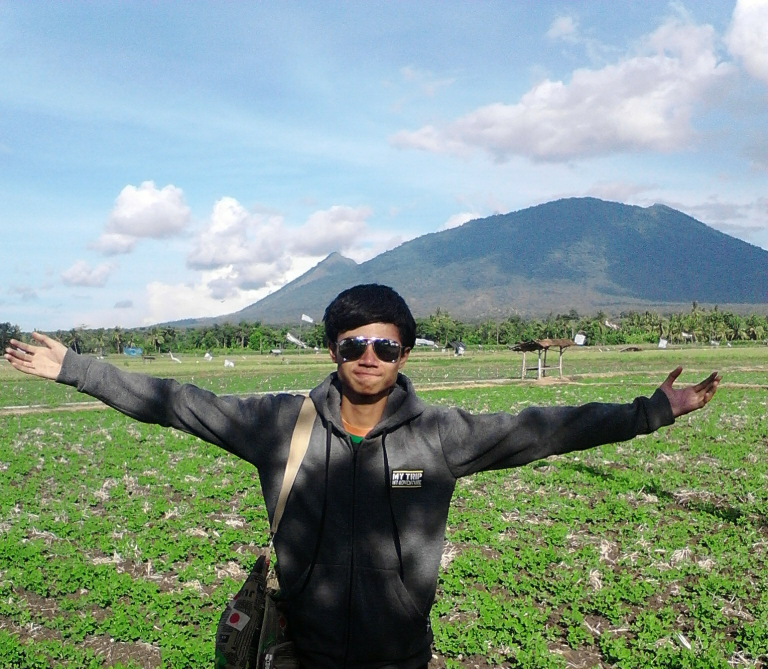
#> input picture single face.JPG, 1536 x 1338 px, found by its file name (shown at 1/2 size)
$ jupyter execute 'Face Detection.ipynb'   (text cells are left out)
#> lines starting #> are read from the running program, lines starting #| are printed output that depends on the picture; after the words box and inside, x2 and y2 are one past the last pixel; in counts of white or black regions, pixels touching at a corner belong together
[cell 1]
# Face Detection Only

import cv2

# Load the cascade
face_cascade = cv2.CascadeClassifier('haarcascade_frontalface_default.xml')

# Read the input image
img = cv2.imread('single face.jpg')
#> img is the input picture: shape (1338, 1536, 3); mean B, G, R 142.9, 153.2, 132.4

# Convert into grayscale
gray = cv2.cvtColor(img, cv2.COLOR_BGR2GRAY)

# Detect faces
faces = face_cascade.detectMultiScale(gray, 1.1, 4)
#> faces = [[639, 626, 200, 200]]

# Draw rectangle around the faces
for (x, y, w, h) in faces:
    cv2.rectangle(img, (x, y), (x+w, y+h), (0, 255, 0), 6)
#> this loop made 1 pass
#> img: shape (1338, 1536, 3); 0.27% of pixels changed, all inside (x1, y1, x2, y2) = (636, 623, 843, 830)

# Display the output
cv2.imshow('img', img)

#Save gambar
cv2.imwrite('deteksi wajah single face.jpg', img)

cv2.waitKey()
cv2.destroyAllWindows()

[cell 2]
# Face & Eye Detection

import cv2

# Load the cascade
face_cascade = cv2.CascadeClassifier('haarcascade_frontalface_default.xml')
face_cascade_ = cv2.CascadeClassifier('haarcascade_eye_tree_eyeglasses.xml')
# Cascade is Machine Learning approach (Traditional ML) Pre-Trained classifiers for faces, eyes, and smile use XML file.
""" Store :
– data/haarcascade_frontalface_default.xml
– data/haarcascade_eye.xml
– data/haarcascade_eye_tree_eyeglasses.xml

haarcascade_eye_tree_eyeglasses.xml is an eye detector with better handling of eyeglasses.
"""

# Read the input image
img = cv2.imread('multi face.jpg')
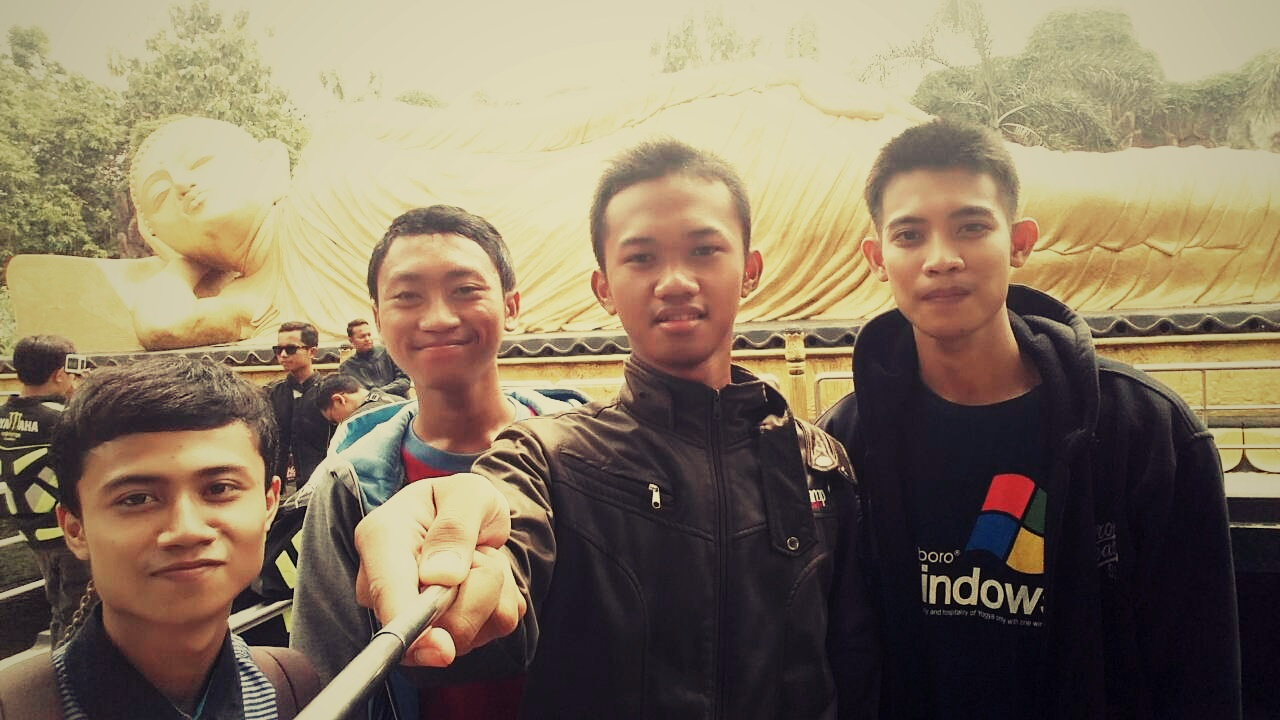
#> input picture multi face.JPG, 1280 x 720 px, found by its file name
#> img is the input picture: shape (720, 1280, 3); mean B, G, R 97.3, 119.7, 135

# Convert into grayscale
gray = cv2.cvtColor(img, cv2.COLOR_BGR2GRAY)
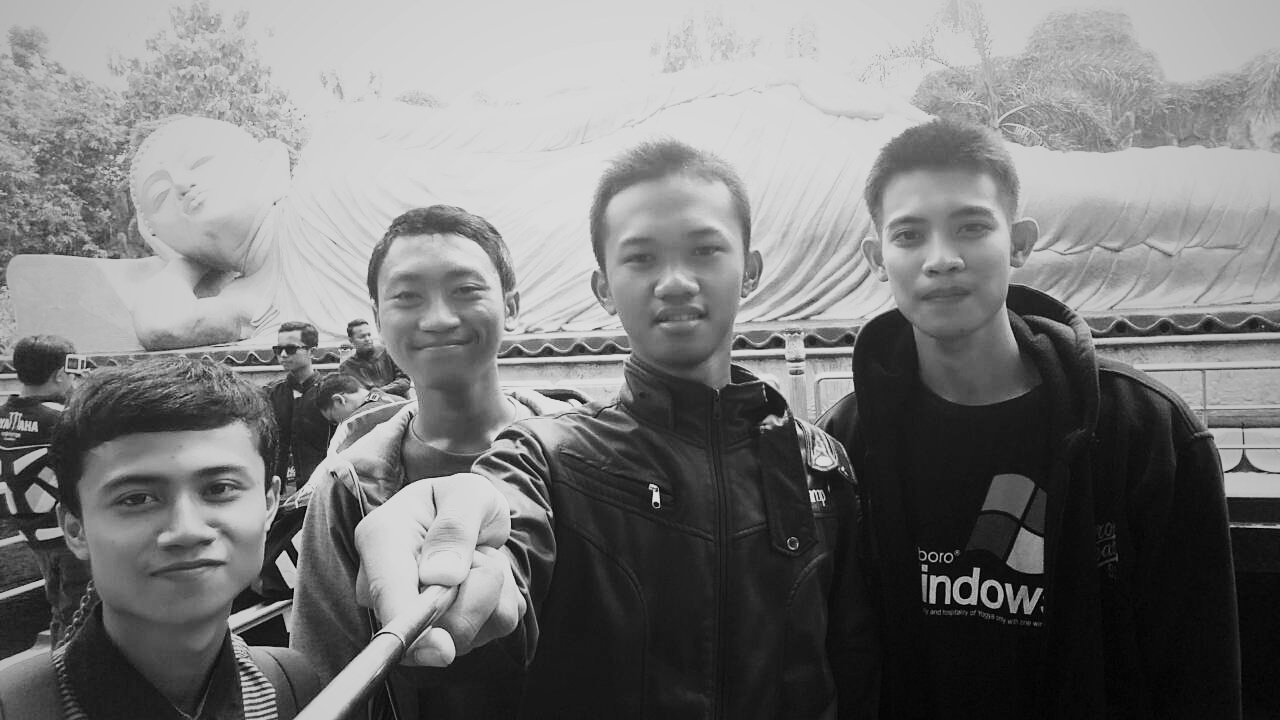
#> gray: shape (720, 1280); min 0, max 226, mean 121.7

# Detect faces
faces = face_cascade.detectMultiScale(gray, 1.1, 4)
#> faces = [[365, 240, 143, 143], [860, 168, 162, 162], [590, 194, 161, 161], [68, 407, 218, 218]]
faces_ = face_cascade_.detectMultiScale(gray, 1.1, 4)  # Untuk yang deteksi mata
#> faces_ = [[890, 217, 36, 36], [196, 463, 48, 48], [620, 240, 38, 38], [387, 275, 40, 40], [109, 474, 52, 52], [682, 229, 43, 43], [944, 205, 50, 50]]
# detecMultiScale() function is for detecting objects if it finds a face in the image it will return in the form of x,y,w,h. and it needs some parameters.
# 1.1 = ScaleFactor ==> This is parameter is for specifying  how much the image size is reduced at each image scale.
# 4   = minNeighbors ==> Parameter specifying how many neighbors each candidate rectangle should have to retain it, this parameter will affect the quality of the detected faces.

# Draw rectangle around the faces
for (x, y, w, h) in faces:
    cv2.rectangle(img, (x, y), (x+w, y+h), (255, 0, 255), 4)
#> this loop made 4 passes
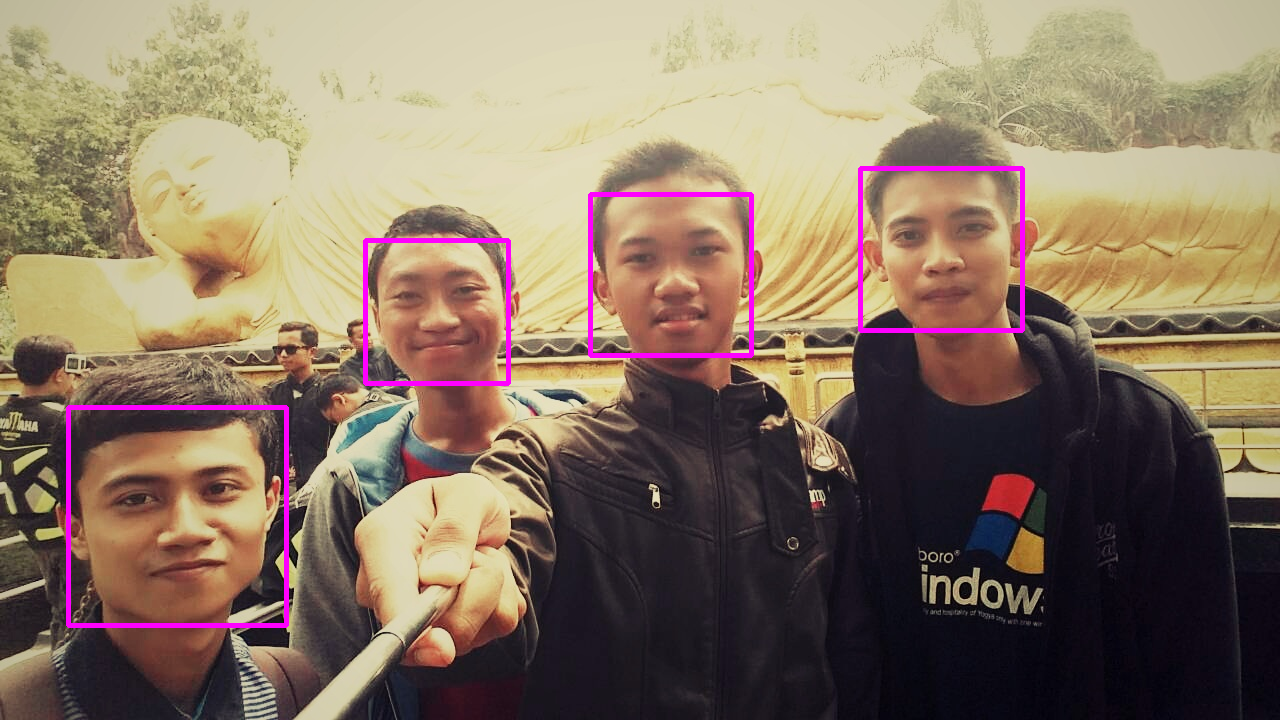
#> img: shape (720, 1280, 3); 1.48% of pixels changed, all inside (x1, y1, x2, y2) = (66, 166, 1025, 628)

    # # Untuk yang deteksi mata
for (x, y, w, h) in faces_:
    cv2.rectangle(img, (x, y), (x+w, y+h), (255, 0, 0), 2)
#> this loop made 7 passes
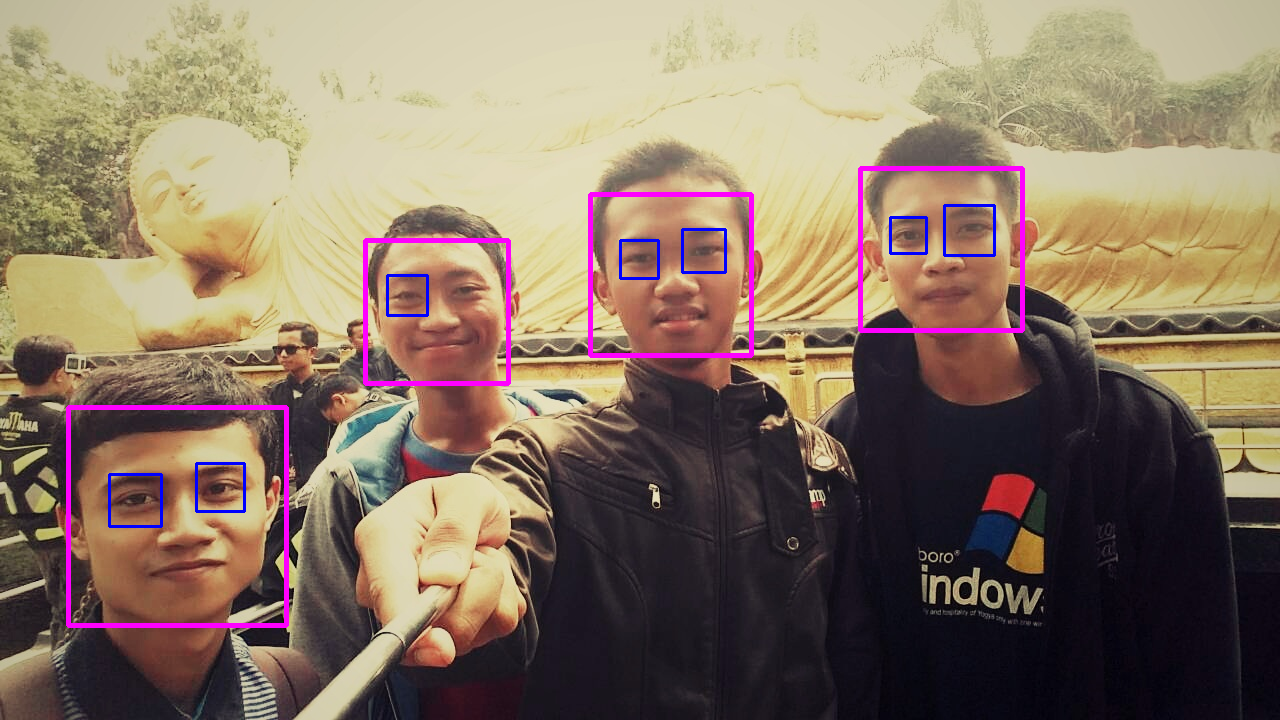
#> img: shape (720, 1280, 3); 0.4% of pixels changed, all inside (x1, y1, x2, y2) = (108, 204, 996, 528)


# Display the output
cv2.imshow('img', img)

#Save gambar
cv2.imwrite('deteksi wajah dan mata - multi face.jpg', img)

cv2.waitKey()
cv2.destroyAllWindows()

[cell 3]
# Mendeteksi wajah dan mata dengan Webcam dan menyimpannya dalam bentuk video

import cv2

# Load the cascade
face_cascade = cv2.CascadeClassifier('haarcascade_frontalface_default.xml')
face_cascade_ = cv2.CascadeClassifier('haarcascade_eye_tree_eyeglasses.xml')

# Define the codec and create VideoWriter object
fourcc = cv2.VideoWriter_fourcc('X','V','I','D') # FourCC is a 4-byte code used to specify the video codec. The codecs for Windows is DIVX and for OSX is avc1, h26
#> fourcc = 1145656920
videoWriter = cv2.VideoWriter('video.avi', fourcc, 30.0, (640,480))
# Referensi untuk save video: https:
""" (1). https://www.geeksforgeeks.org/saving-operated-video-from-a-webcam-using-opencv/
    (2). https://docs.opencv.org/3.0-beta/doc/py_tutorials/py_gui/py_video_display/py_video_display.html
"""

cap = cv2.VideoCapture(0)
#help(cv2)
while cap.isOpened():
    #BGR image feed from camera
    ret, img = cap.read()
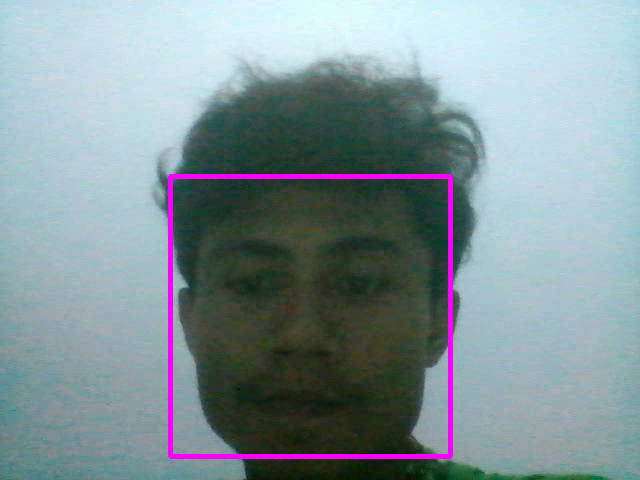
#> input picture frame 7 of video.avi, 640 x 480 px, given in place of the camera
#> img is the input picture: shape (480, 640, 3); mean B, G, R 153.7, 148.7, 131.2
    cv2.imshow('Original Video', img)
    #BGR to grayscale
    gray = cv2.cvtColor(img, cv2.COLOR_BGR2GRAY)
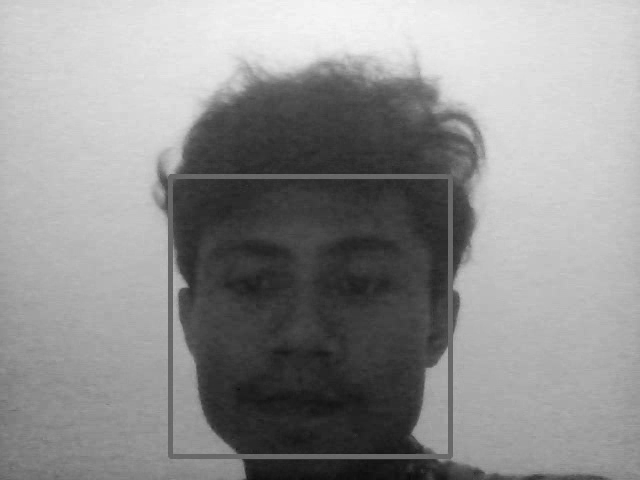
#> gray: shape (480, 640); min 10, max 247, mean 144
    #cv2.imshow('grayscale', gray)


    faces = face_cascade.detectMultiScale(gray, 1.1, 5) #minSize=(30, 30)
#> faces = [[168, 176, 279, 279]]

    faces_ = face_cascade_.detectMultiScale(gray, 1.1, 5)
#> faces_ = ()

    # Draw rectangle around the faces
    for (x, y, w, h) in faces:
        cv2.rectangle(img, (x, y), (x+w, y+h), (255, 0, 255), 4)
#> this loop made 1 pass
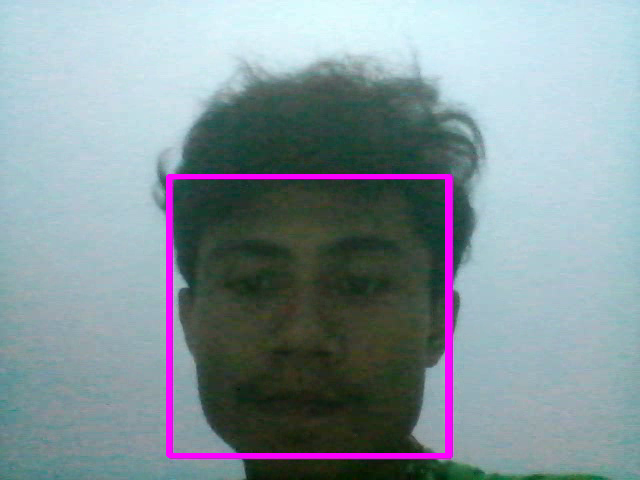
#> img: shape (480, 640, 3); 1.79% of pixels changed, all inside (x1, y1, x2, y2) = (166, 174, 450, 458)

    # # Untuk yang deteksi mata
    for (x, y, w, h) in faces_:
        cv2.rectangle(img, (x, y), (x+w, y+h), (255, 0, 0), 2)
#> this loop made 0 passes

    # Display the resulting frame
    cv2.imshow('Output', img)

    # Save video
    videoWriter.write(img)

    k = cv2.waitKey(10)
#> (key Esc is pressed here)
    if k==27:
        break


cap.release()
videoWriter.release()
cv2.destroyAllWindows()
